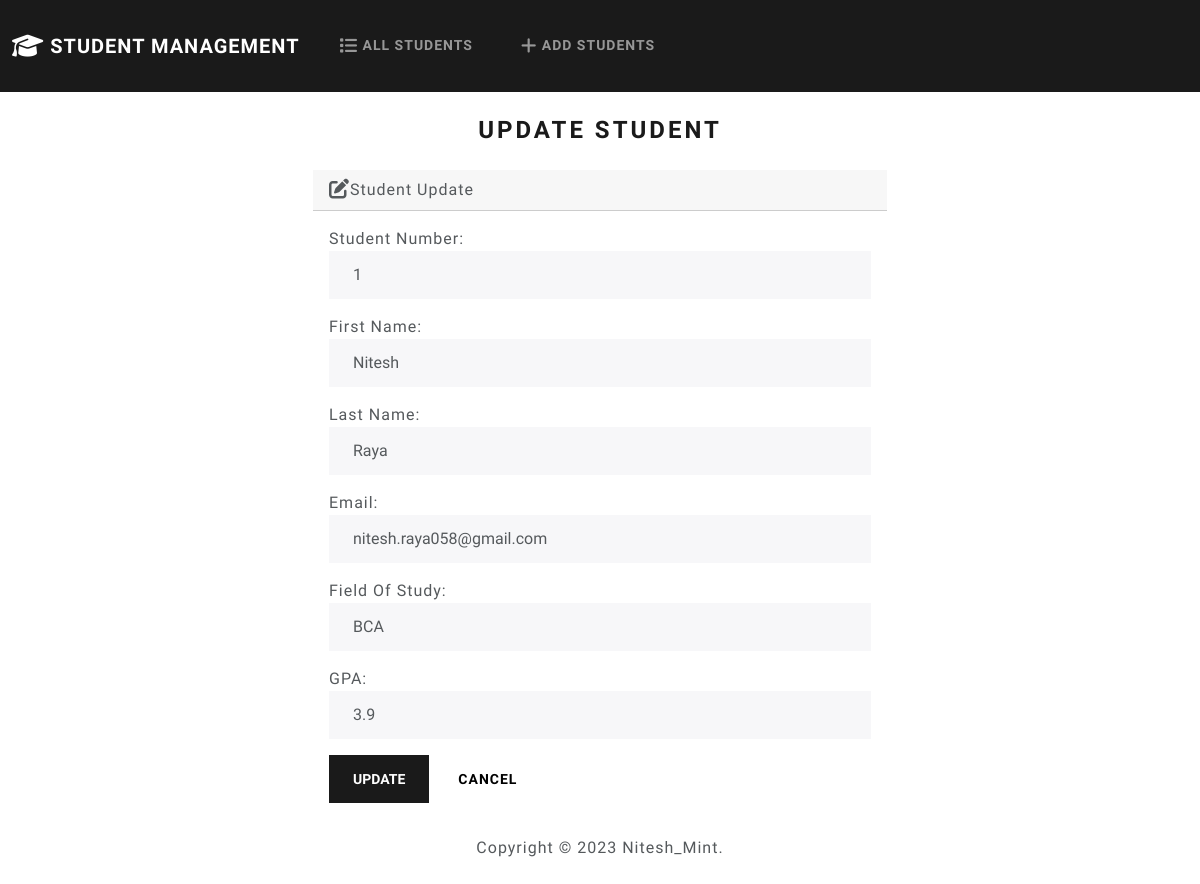
The app's page /edit/1/, older data.
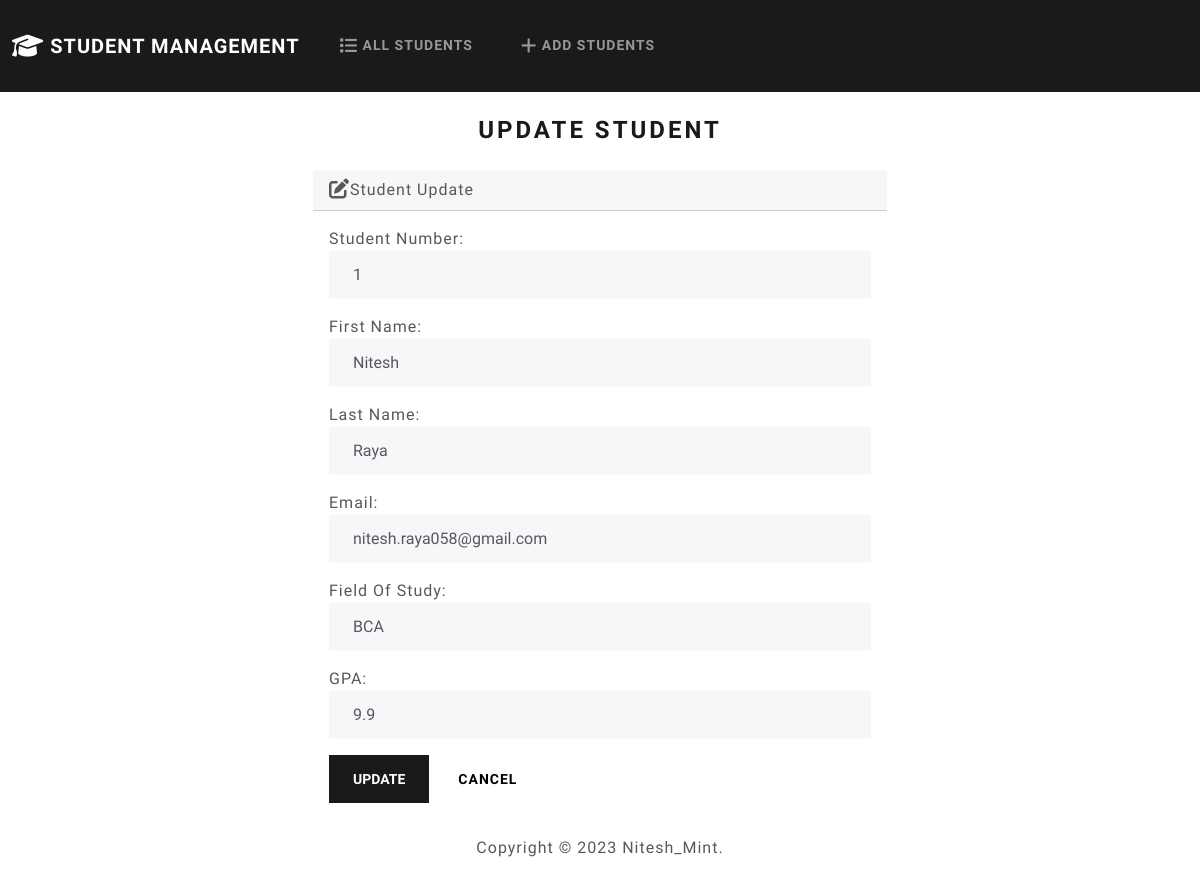
The same page, newer data.
### students/models.py (models this page shows, shortened)
class Student(models.Model):
    student_number  = models.PositiveIntegerField()
    first_name = models.CharField(max_length=50)
    last_name  = models.CharField(max_length=50)
    email = models.EmailField(max_length=100)
    field_of_study = models.CharField(max_length=50)
    gpa = models.FloatField()

### students/views.py (the view)
# urls.py: path("edit/<int:id>/", views.edit, name='edit'),
def edit(request, id):
  if request.method == 'POST':
    student = Student.objects.get(pk=id)
    form = StudentForm(request.POST, instance=student)
    if form.is_valid():
      form.save()
      return render(request, 'students/edit.html', {
        'form': form,
        'success': True
      })
  else:
    student = Student.objects.get(pk=id)
    form = StudentForm(instance=student)
  return render(request, 'students/edit.html', {
    'form': form
  })

### students/forms.py
class StudentForm(forms.ModelForm):
    class Meta:
        model = Student
        fields = ['student_number','first_name','last_name','email','field_of_study','gpa']
        labels = {
            'student_number': 'Student Number',
            'first_name': 'First Name',
            'last_name': 'Last Name',
            'email':'Email',
            'field_of_study':'Field Of Study',
            'gpa':'GPA',
        }
        widgets = {
            'student_number': forms.NumberInput(attrs={'class':'form-control'}),
            'first_name': forms.TextInput(attrs={'class':'form-control'}),
            'last_name': forms.TextInput(attrs={'class':'form-control'}),
            'email': forms.EmailInput(attrs={'class':'form-control'}),
            'field_of_study': forms.TextInput(attrs={'class':'form-control'}),
            'gpa': forms.NumberInput(attrs={'class':'form-control'}),
        }

### students/templates/students/edit.html (shortened to what this page needs)
{% extends 'students/base.html' %}
{% block body %}
    <h3 class="text-center m-4">Update Student</h3>
    {% if success %}
        <div class="alert alert-success" role="alert">
            The student updated successfully.
            <a href="{% url 'index' %}" class="alert-link">Go to home page</a>
        </div>
    {% else %}
        <div class="row justify-content-center">
            <div class="col-6">
                <div class="card border-light mb-3">
                    <div class="card-header"><i class="fa-solid fa-pen-to-square fa-lg"></i>Student Update</i></div>
                    <div class="card-body">
                        <form action="" method="POST">
                            {{ form.as_p }}
                            <button type="submit" class="btn btn-primary">Update</button>
                            <a href="{% url 'index' %}" class="btn btn-secondary">Cancel</a>
                        </form>
                    </div>
            </div>
        </div>
    {% endif %}
{% endblock %}

Row changes from the older to the newer data that the page shows:
changed Student "Nitesh": gpa "3.9" → "9.9"
